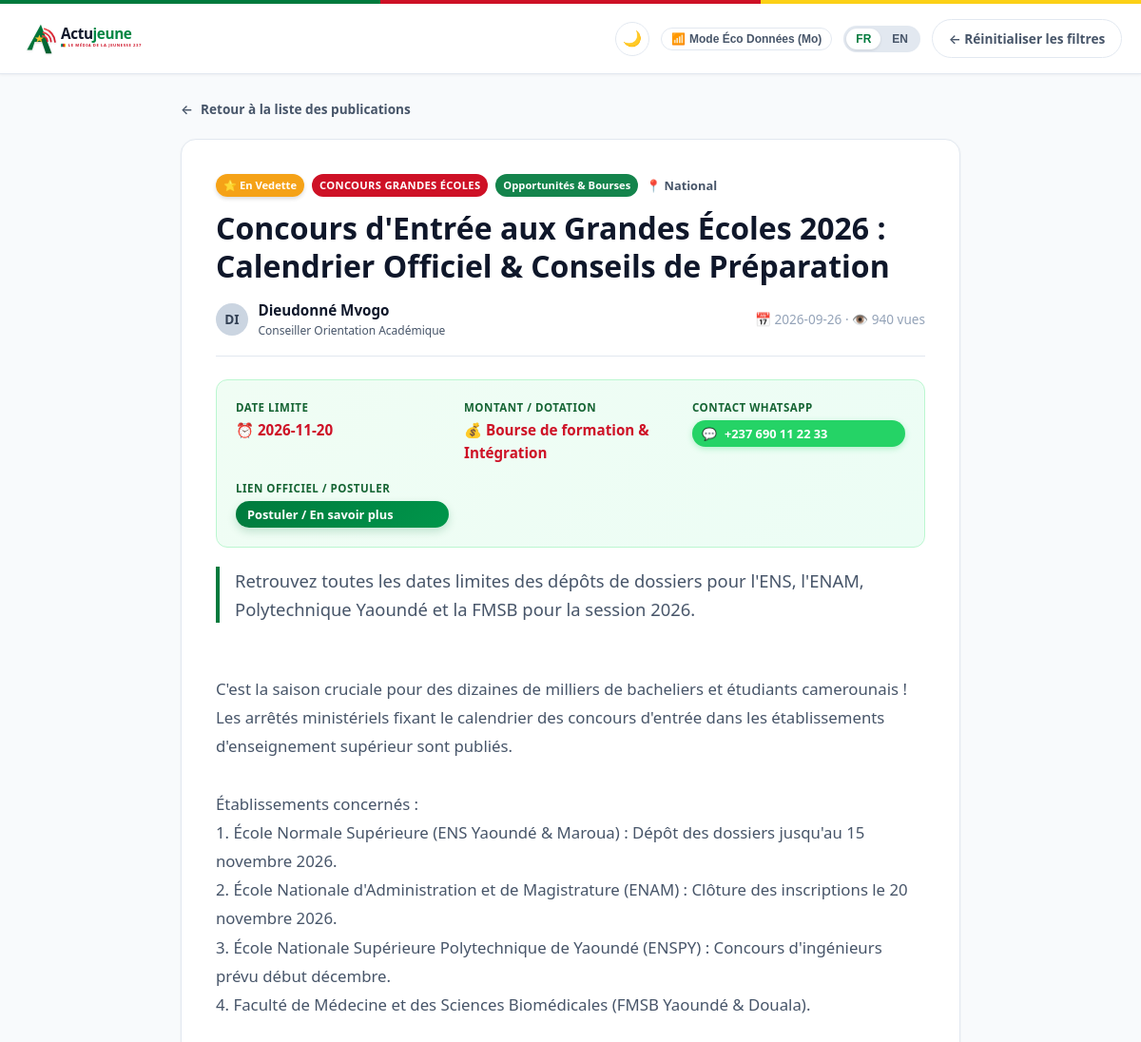
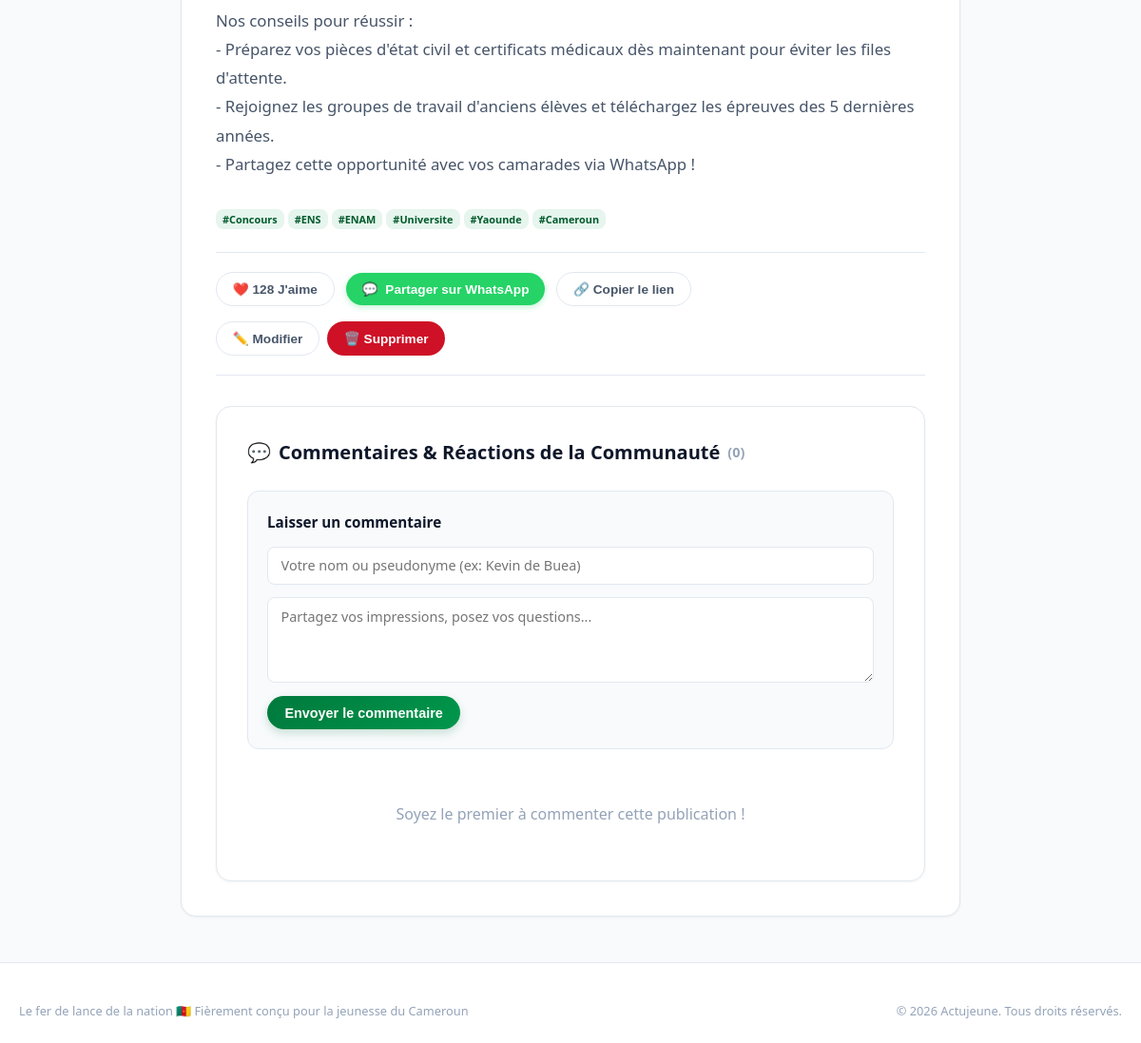
Screenshot of /post/2 with the database file from the repository (2 pictures, top to bottom).
### tables this page shows
CREATE TABLE posts (
            id INTEGER PRIMARY KEY AUTOINCREMENT,
            title TEXT NOT NULL,
            summary TEXT NOT NULL,
            content TEXT NOT NULL,
            category TEXT NOT NULL,
            region TEXT NOT NULL,
            author_name TEXT NOT NULL,
            author_role TEXT DEFAULT 'Jeune Reporter',
            image_url TEXT,
            tags TEXT,
            opportunity_type TEXT DEFAULT 'story',
            deadline TEXT,
            remuneration_fcfa TEXT,
            contact_whatsapp TEXT,
            apply_link TEXT,
            likes_count INTEGER DEFAULT 0,
            views_count INTEGER DEFAULT 0,
            is_featured INTEGER DEFAULT 0,
            status TEXT DEFAULT 'published',
            created_at TIMESTAMP DEFAULT CURRENT_TIMESTAMP,
            updated_at TIMESTAMP DEFAULT CURRENT_TIMESTAMP
        );

### app/main.py (the view)
@app.get("/post/{post_id}", response_class=HTMLResponse)
async def post_page(request: Request, post_id: int):
    post = crud.get_post_by_id(post_id, increment_views=True)
    if not post:
        raise HTTPException(status_code=404, detail="Publication non trouvée / Post not found")
    comments = crud.get_comments(post_id)
    return templates.TemplateResponse(
        request=request,
        name="post_detail.html",
        context={"post": post, "comments": comments}
    )

### app/templates/post_detail.html (shortened to what this page needs)
<!DOCTYPE html>
<html lang="fr">
<head>
  <link rel="stylesheet" href="/static/css/style.css">
</head>
<body>
  <header class="navbar">
    <div class="nav-container">
      <a href="/" class="brand-wrapper" title="Actujeune - La Voix de la Jeunesse 237">
        <img src="/static/images/logo.svg" alt="Actujeune 🇨🇲" style="height: 46px; width: auto; max-width: 220px;" />
      </a>
      <div class="nav-actions">
        <button id="btnThemeToggle" class="btn-theme-toggle" aria-label="Mode sombre / clair" title="Mode sombre / clair">
          <span id="themeIcon">🌙</span>
        </button>
        <button id="btnDataSaver" class="btn-data-saver">
          <span>📶</span>
          <span data-i18n="dataSaverToggle">Mode Éco (Mo)</span>
        </button>
        <div class="lang-switcher">
          <button id="btnLangFr" class="lang-btn active">FR</button>
          <button id="btnLangEn" class="lang-btn">EN</button>
        </div>
        <a href="/" class="btn-secondary">
          <span>&larr;</span>
          <span data-i18n="clearFilters">Retour aux actualités</span>
        </a>
      </div>
    </div>
  </header>
  <main class="detail-container">
    <a href="/" class="btn-back">
      <span>&larr;</span>
      <span>Retour à la liste des publications</span>
    </a>
    <article class="detail-article">
      <div class="detail-content-wrap">
        <div class="detail-header">
          <div style="display: flex; gap: 8px; align-items: center; margin-bottom: 0.75rem; flex-wrap: wrap;">
            {% if post.is_featured %}
            <span class="badge-featured" data-i18n="featuredBadge">⭐ En Vedette</span>
            {% endif %}
            {% if post.opportunity_type == 'concours' %}
            <span class="badge-opp-type badge-opp-concours" data-i18n="oppTypeConcours">Concours Grandes Écoles</span>
            {% elif post.opportunity_type == 'bourse' %}
            <span class="badge-opp-type badge-opp-bourse" data-i18n="oppTypeBourse">Bourse & Financement</span>
            {% elif post.opportunity_type == 'emploi_stage' %}
            <span class="badge-opp-type badge-opp-emploi" data-i18n="oppTypeEmploi">Stage & Emploi</span>
            {% else %}
            <span class="badge-opp-type badge-opp-story" data-i18n="oppTypeStory">Success Story</span>
            {% endif %}
            <span class="badge-category">{{ post.category }}</span>
            <span style="font-size: 0.8rem; color: var(--text-secondary); font-weight: 600;">📍 {{ post.region }}</span>
          </div>
          <h1 class="detail-title">{{ post.title }}</h1>
          <div style="display: flex; align-items: center; justify-content: space-between; font-size: 0.85rem; color: var(--text-muted); flex-wrap: wrap; gap: 0.5rem; padding-bottom: 1rem; border-bottom: 1px solid var(--border-color);">
            <div style="display: flex; align-items: center; gap: 0.65rem;">
              <div class="author-avatar" style="width: 34px; height: 34px; font-size: 0.85rem;">
                {{ post.author_name[:2].upper() }}
              </div>
              <div>
                <strong style="color: var(--text-primary); font-size: 0.95rem;">{{ post.author_name }}</strong>
                <span style="display: block; font-size: 0.75rem; color: var(--text-secondary);">{{ post.author_role or 'Jeune Reporter' }}</span>
              </div>
            </div>
            <div>
              <span>📅 {{ post.created_at[:10] }}</span> &middot;
              <span>👁️ {{ post.views_count }} <span data-i18n="views">vues</span></span>
            </div>
          </div>
        </div>
        {% if post.deadline or post.remuneration_fcfa or post.contact_whatsapp or post.apply_link %}
        <div class="opportunity-meta-box">
          {% if post.deadline %}
          <div class="opp-meta-item">
            <span class="opp-meta-label" data-i18n="labelDeadline">Date limite</span>
            <span class="opp-meta-value" style="color: var(--cm-red);">⏰ {{ post.deadline }}</span>
          </div>
          {% endif %}
          {% if post.remuneration_fcfa %}
          <div class="opp-meta-item">
            <span class="opp-meta-label" data-i18n="labelRemuneration">Montant / Bourse</span>
            <span class="opp-meta-value price">💰 {{ post.remuneration_fcfa }}</span>
          </div>
          {% endif %}
          {% if post.contact_whatsapp %}
          <div class="opp-meta-item">
            <span class="opp-meta-label" data-i18n="labelContactWhatsApp">Contact WhatsApp</span>
            <a href="https://api.whatsapp.com/send?phone={{ post.contact_whatsapp|replace(' ', '')|replace('+', '') }}&text=Bonjour,%20je%20vous%20contacte%20depuis%20Actujeune%20au%20sujet%20de%20:%20{{ post.title }}" target="_blank" class="btn-whatsapp" style="padding: 4px 10px; font-size: 0.8rem; margin-top: 2px;">
              <span>💬</span>
              <span>{{ post.contact_whatsapp }}</span>
            </a>
          </div>
          {% endif %}
          {% if post.apply_link %}
          <div class="opp-meta-item">
            <span class="opp-meta-label" data-i18n="labelApplyLink">Lien Officiel</span>
            <a href="{{ post.apply_link }}" target="_blank" rel="noopener noreferrer" class="btn-primary" style="padding: 4px 12px; font-size: 0.8rem; margin-top: 2px;">
              <span data-i18n="btnApplyNow">Postuler / En savoir plus &rarr;</span>
            </a>
          </div>
          {% endif %}
        </div>
        {% endif %}
        <div class="detail-lead">
          {{ post.summary }}
        </div>
        <div class="detail-body">
          {{ post.content }}
        </div>
        {% if post.tags %}
        <div class="post-tags" style="margin: 1.5rem 0;">
          {% for tag in post.tags.split(',') %}
          <span class="post-tag">#{{ tag.strip() }}</span>
          {% endfor %}
        </div>
        {% endif %}
        <div class="detail-toolbar">
          <div style="display: flex; gap: 0.75rem; align-items: center; flex-wrap: wrap;">
            <button class="btn-secondary" id="btnLikeDetail" onclick="toggleDetailLike({{ post.id }})">
              <span>❤️</span>
              <span id="detailLikesCount">{{ post.likes_count }}</span>
              <span data-i18n="like">J'aime</span>
            </button>
            <button class="btn-whatsapp" onclick="shareWhatsAppDetail()">
              <span>💬</span>
              <span data-i18n="btnWhatsAppShare">Partager sur WhatsApp</span>
            </button>
            <button class="btn-secondary" onclick="shareDetailPost()">
              <span>🔗</span>
              <span data-i18n="share">Copier le lien</span>
            </button>
          </div>
          <div style="display: flex; gap: 0.5rem;">
            <button class="btn-secondary" onclick="openDetailEditModal()">
              <span>✏️</span>
              <span data-i18n="edit">Modifier</span>
            </button>
            <button class="btn-danger" onclick="openDetailDeleteModal()">
              <span>🗑️</span>
              <span data-i18n="delete">Supprimer</span>
            </button>
          </div>
        </div>
        <section class="comments-section" id="comments">
          <h3 class="comments-header">
            <span>💬</span>
            <span data-i18n="commentsTitle">Commentaires & Réactions</span>
            <span style="font-size: 0.9rem; color: var(--text-muted);" id="commentsCountLabel">({{ comments|length }})</span>
          </h3>
          <form class="comment-form" id="commentForm">
            <h4 data-i18n="leaveComment" style="font-size: 0.95rem; font-weight: 700;">Laisser un commentaire</h4>
            <div class="form-group">
              <input type="text" id="commentAuthor" class="form-control" required placeholder="Votre nom ou pseudonyme (ex: Yannick - Buea)" data-i18n-placeholder="commentNamePlaceholder">
            </div>
            <div class="form-group">
              <textarea id="commentContent" class="form-control" rows="3" required placeholder="Partagez vos impressions ou vos encouragements..." data-i18n-placeholder="commentContentPlaceholder"></textarea>
            </div>
            <div>
              <button type="submit" class="btn-primary" id="btnSubmitComment">
                <span data-i18n="btnSendComment">Envoyer le commentaire</span>
              </button>
            </div>
          </form>
          <div class="comment-list" id="commentsList">
            {% if comments %}
              {% for comment in comments %}
              <div class="comment-item">
                <div class="comment-meta">
                  <span class="comment-author">{{ comment.author_name }}</span>
                  <span>{{ comment.created_at[:16] }}</span>
                </div>
                <p class="comment-text">{{ comment.content }}</p>
              </div>
              {% endfor %}
            {% else %}
              <p style="color: var(--text-muted); text-align: center; padding: 1.5rem;" id="noCommentsMsg" data-i18n="noCommentsYet">Soyez le premier à commenter cette publication !</p>
            {% endif %}
          </div>
        </section>
      </div>
    </article>
  </main>
  <footer class="footer">
    <div class="footer-inner">
      <div class="footer-bottom" style="border:none; padding-top:0;">
        <span data-i18n="proudlyCameroon">Le fer de lance de la nation 🇨🇲 Fièrement conçu pour la jeunesse du Cameroun</span>
        <span>&copy; 2026 Actujeune. <span data-i18n="footerCopy">Tous droits réservés.</span></span>
      </div>
    </div>
  </footer>
</body>
</html>

### rows the page displays
posts: category "Opportunités & Bourses", region "National", title "Concours d'Entrée aux Grandes Écoles 2026 : Calendrier Officiel & Conseils de Préparation", author_name "DI", author_name "Dieudonné Mvogo", author_role "Conseiller Orientation Académique", created_at "2026-09-26", views_count "940", deadline "2026-11-20", remuneration_fcfa "Bourse de formation & Intégration", contact_whatsapp "+237 690 11 22 33", summary "Retrouvez toutes les dates limites des dépôts de dossiers pour l'ENS, l'ENAM, Polytechnique Yaoundé et la FMSB pour la session 2026.", content "C'est la saison cruciale pour des dizaines de milliers de bacheliers et étudiants camerounais ! Les arrêtés ministériels fixant le calendrier des concours d'entrée dans les établissements d'enseignement supérieur sont publiés. Établissements concernés : 1. École Normale Supérieure (ENS Yaoundé & Maroua) : Dépôt des dossiers jusqu'au 15 novembre 2026. 2. École Nationale d'Administration et de Magistrature (ENAM) : Clôture des inscriptions le 20 novembre 2026. 3. École Nationale Supérieure Polytechnique de Yaoundé (ENSPY) : Concours d'ingénieurs prévu début décembre. 4. Faculté de Médecine et des Sciences Biomédicales (FMSB Yaoundé & Douala). Nos conseils pour réussir : - Préparez vos pièces…", likes_count "128"

### other values shown
{{ tag.strip() }} "Concours" "ENS" "ENAM" "Universite" "Yaounde" "Cameroun"
{{ comments|length }} "0"
